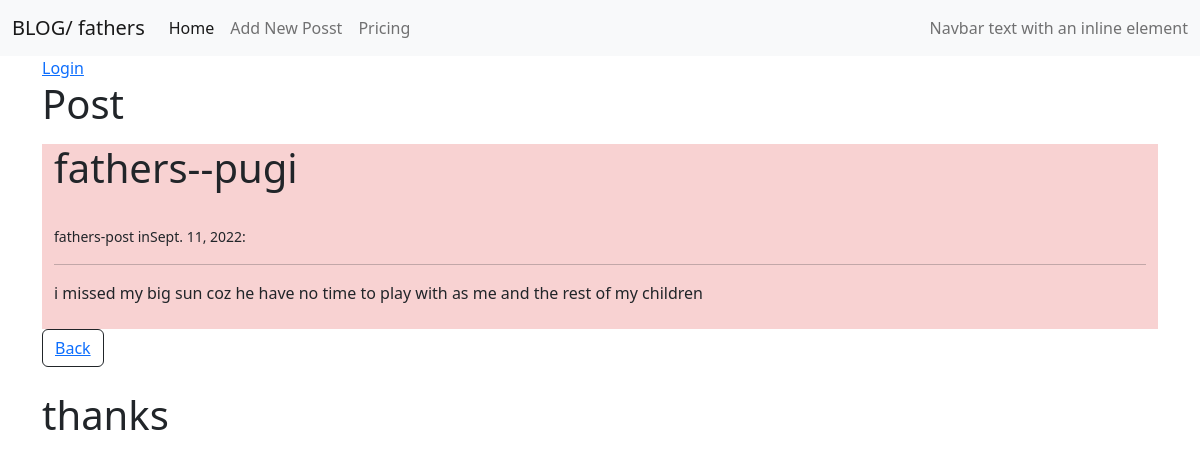
Page /deteil/4/ on the committed database.
### theblog/models.py (models this page shows, shortened)
class Post (models.Model):
    title = models.CharField(max_length=255)
    title_tag = models.CharField(max_length=255, default='The Top')
    author = models.ForeignKey(User, on_delete=models.CASCADE)
    body = models.TextField()
    post_date = models.DateField(auto_now_add=True)
    category = models.ForeignKey(Category, max_length=25,on_delete=models.CASCADE)

class Category(models.Model):
    name = models.CharField(max_length=255)
    def __str__(self):
        return self.name

### theblog/views.py (the view)
# urls.py: path('deteil/<int:pk>/',views.Detail.as_view(),name='deteil'),
class Detail(DetailView):
    model = Post
    template_name = 'theblog/deteil.html'

### theblog/templates/theblog/deteil.html (shortened to what this page needs)
{% extends "theblog/home.html" %}
{% block content %}
<div style="background-color: rgb(248, 210, 210);" class="container">
    <h1><span>{{post.title}}--{{post.category}}</span></h1><br>
    <small>{{post.author}}-post in{{post.post_date}}:<br>
    </small>
    <hr>
    <span>{{post.body}}</span>
    <br>
    <br>
</div>
<button type="button" class="btn btn-outline-dark"><a href="{% url 'home' %}">Back</a></button>
<br><br>
<h1>thanks</h1>
{% endblock content %}

### theblog/templates/theblog/home.html (shortened to what this page needs)
<!DOCTYPE html>
{% load static %}
<html lang="en">
<head>
    <link rel="stylesheet" href="{% static 'css/bootstrap.css' %}">
</head>
<body>
    <nav class="navbar navbar-expand-lg bg-light">
        <div class="container-fluid">
          <a class="navbar-brand" href="{% url 'home' %}">BLOG/ {{post.author}}</a>
          <div class="collapse navbar-collapse" id="navbarText">
            <ul class="navbar-nav me-auto mb-2 mb-lg-0">
              <li class="nav-item">
                <a class="nav-link active" aria-current="page" href="{% url 'home' %}">Home</a>
              </li>
              <li class="nav-item">
                <a class="nav-link" href="{% url 'add_post' %}">Add New Posst</a>
              </li>
              <li class="nav-item">
                <a class="nav-link" href="#">Pricing</a>
              </li>
            </ul>
            <span class="navbar-text">
              Navbar text with an inline element
            </span>
          </div>
        </div>
      </nav>
    <section>
        <div class="container">
          <div>
            {% if user.is_authenticated %}
            <a href="#">Wellcome--{{user.username}}</a>
            <a href="{% url 'logout' %}">Logout</a>
            {% else %}
            <a href="{% url 'login' %}">Login</a>
            {% endif %}
          </div>
            <h1>Post</h1>
        </div>
     </section>
    <div class="container">
        {% block content %}
        {% endblock content %}
    </div>
</body>
</html>

### rows in the picture
Post: author "fathers", title "fathers", category "pugi", post_date "Sept. 11, 2022", body "i missed my big sun coz he have no time to play with as me and the rest of my children"
